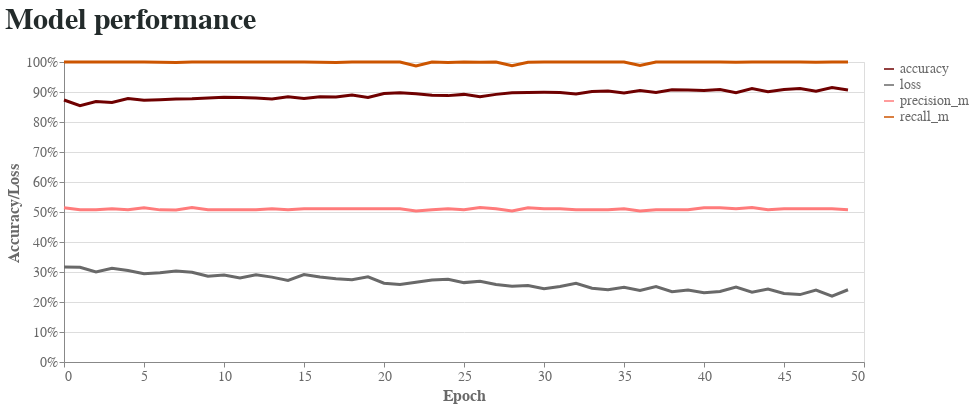

The notebook cell this image was saved under:
### Code cell
def line_chart(history):

    history_df = pd.DataFrame(history.history).reset_index()
    history_df = history_df.rename(columns={'index':'epoch'})
#     display(history_df)
    accuracy_df = pd.melt(history_df, id_vars=['epoch'], value_vars=['accuracy', 'precision_m','recall_m'])
    loss_df = pd.melt(history_df, id_vars=['epoch'], value_vars=['loss'])
    history_df = pd.melt(history_df, id_vars=['epoch'], value_vars=['accuracy', 'precision_m','recall_m', 'loss'])

    performanceChart = alt.Chart(history_df,title='Model performance').mark_line(size=3).encode(
        x=alt.X('epoch',axis=alt.Axis(title='Epoch', grid=False,tickCount=10)),
        y=alt.Y('value',axis=alt.Axis(title='Accuracy/Loss',format='%')),
        color=alt.Color('variable',scale=alt.Scale(range=['#6f0000','#696969','#ff7b7b','#CC5500']),
        legend=alt.Legend(title=None,labelFont='Arial',labelColor='#696969',labelFontSize=14))
        ).properties(
        width=800,
        height=300
        ).configure_title(fontSize=30,color='#232b2b',font='Arial',anchor='start',offset=20
        ).configure_axis(labelColor='#696969',labelFont='Arial',labelFontSize=14,titleFont='Arial',titleFontSize=16,titleColor='#696969'
        )#.configure_legend(labelFontStyle='Cambria',labelFontSize=12)
    
    #save as png

    return performanceChart

line_chart(histories[0])

### Figure 1 — Vega-Lite specification as saved in the notebook (floating-point values rounded to 4 significant figures; data arrays with more than 128 entries replaced by an {"elided": "..."} marker saying what was removed)
{"config": {"view": {"continuousWidth": 400, "continuousHeight": 300}, "axis": {"labelColor": "#696969", "labelFont": "Arial", "labelFontSize": 14, "titleColor": "#696969", "titleFont": "Arial", "titleFontSize": 16}, "title": {"anchor": "start", "color": "#232b2b", "font": "Arial", "fontSize": 30, "offset": 20}}, "data": {"name": "data-fec7a8ab013fe1fadda4668747a26e76"}, "mark": {"type": "line", "size": 3}, "encoding": {"color": {"type": "nominal", "field": "variable", "legend": {"labelColor": "#696969", "labelFont": "Arial", "labelFontSize": 14, "title": null}, "scale": {"range": ["#6f0000", "#696969", "#ff7b7b", "#CC5500"]}}, "x": {"type": "quantitative", "axis": {"grid": false, "tickCount": 10, "title": "Epoch"}, "field": "epoch"}, "y": {"type": "quantitative", "axis": {"format": "%", "title": "Accuracy/Loss"}, "field": "value"}}, "height": 300, "title": "Model performance", "width": 800, "$schema": "https://vega.github.io/schema/vega-lite/v4.8.1.json", "datasets": {"data-fec7a8ab013fe1fadda4668747a26e76": {"elided": "200 records"}}}
